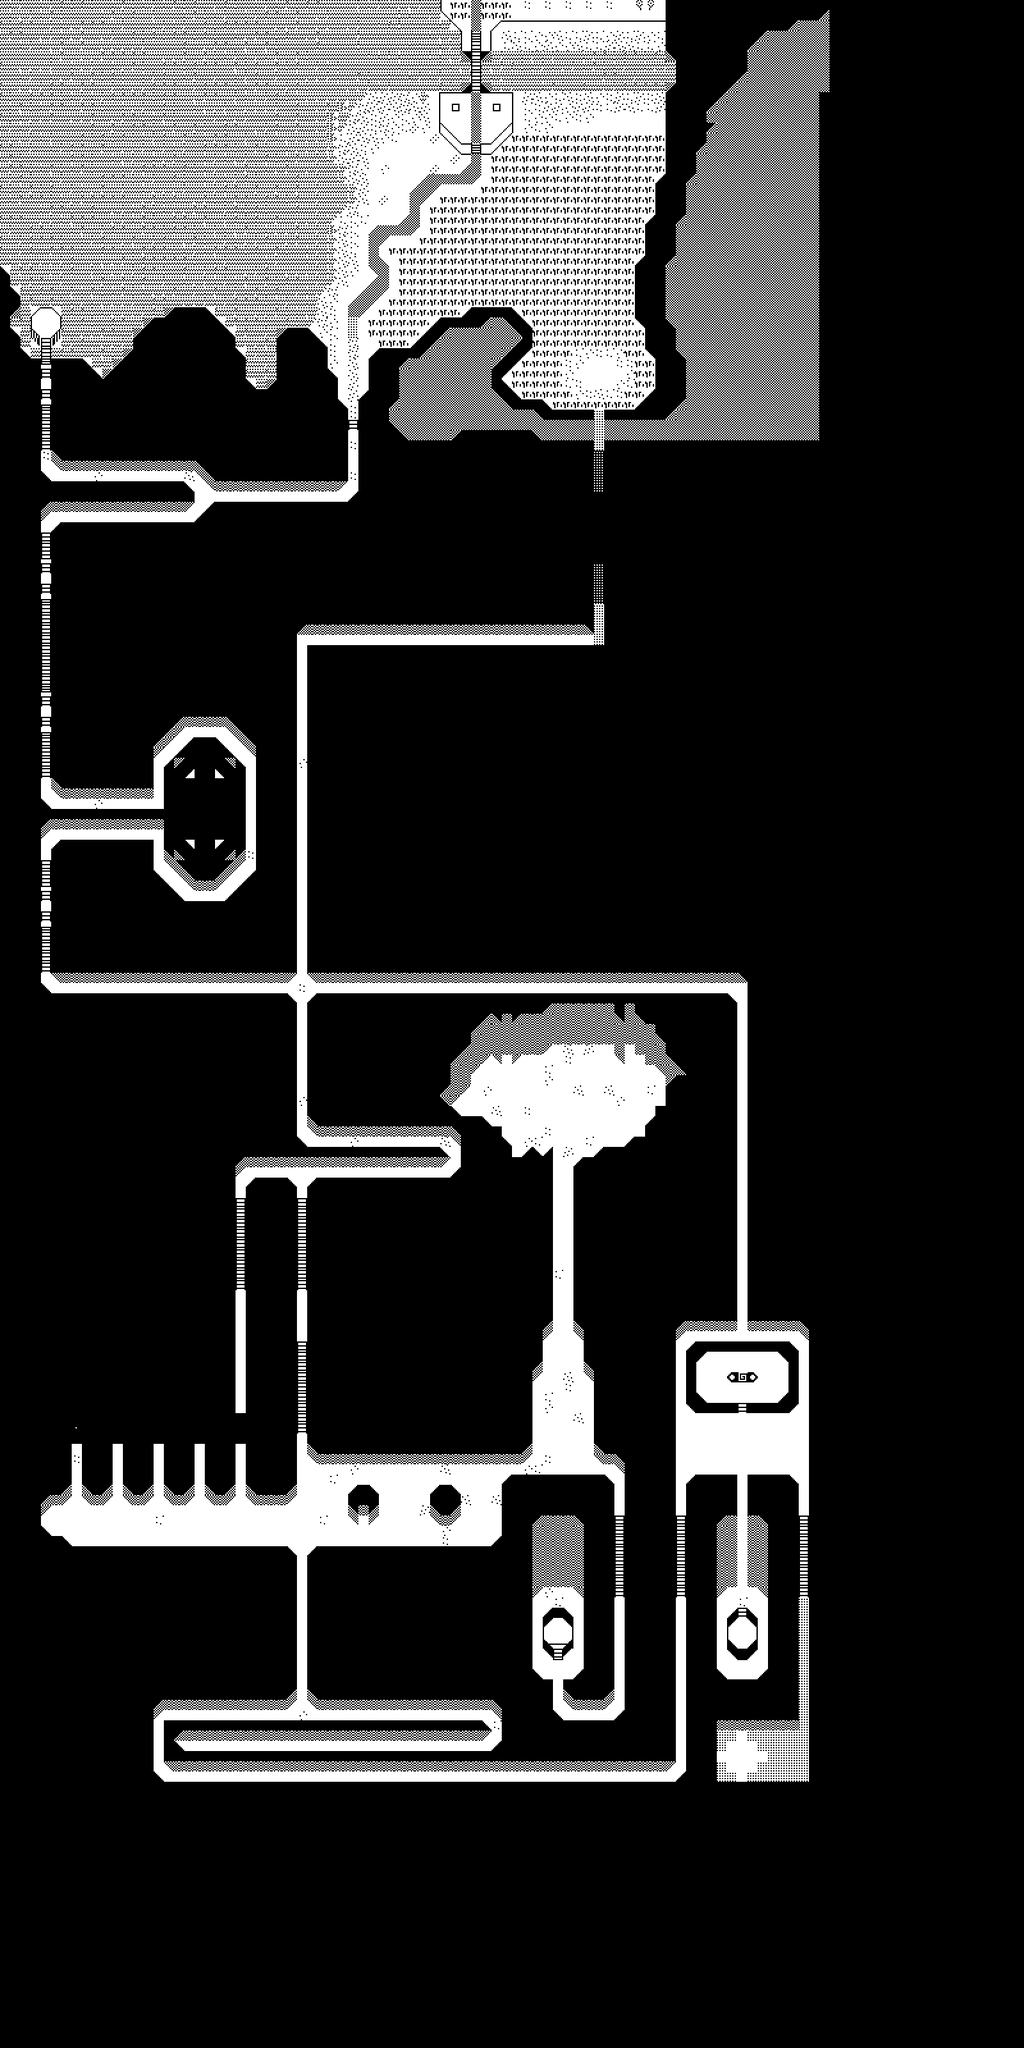

Rendered tile map (Tiled .tmx) drawn with the repository's tilesets; below, a short description and the map source with its tile grids summarised:
An orthogonal 100x200 tile map with 16x16 px tiles, 2 tile layers (background, blocked) and 9 objects (2x door, sign, hourglass, specs, tome, ...).

<map version="1.0" tiledversion="1.1.5" orientation="orthogonal" renderorder="right-down" width="100" height="200" tilewidth="16" tileheight="16" infinite="0" nextobjectid="38">
 <tileset firstgid="1" name="map_tileset" tilewidth="16" tileheight="16" tilecount="180" columns="20">
  <image source="../images/tileset3s.png" width="320" height="144" />
 </tileset>
 <layer name="background" width="100" height="200">
  <properties>
   <property name="tileset" value="map_tileset" />
  </properties>
  <data>[20000 cells, 6363 non-empty, 49 distinct tile ids]</data>
 </layer>
 <layer name="blocked" width="100" height="200">
  <properties>
   <property name="collision" type="bool" value="true" />
   <property name="tileset" value="map_tileset" />
  </properties>
  <data>[20000 cells, 17294 non-empty, 46 distinct tile ids]</data>
 </layer>
 <objectgroup name="objects">
  <properties>
   <property name="tileset" value="map_tileset" />
  </properties>
  <object id="10" name="door" type="door" x="1152" y="2144" width="16" height="16">
   <properties>
    <property name="group" value="doors" />
    <property name="next_level" value="act2" />
   </properties>
  </object>
  <object id="20" name="sign" type="sign" x="624" y="2336" width="16" height="16">
   <properties>
    <property name="group" value="npcs" />
    <property name="message" value="sign1_message" />
    <property name="texture" value="sign_spritesheet" />
   </properties>
  </object>
  <object id="12" name="hourglass" type="hourglass" x="792" y="1704">
   <properties>
    <property name="group" value="items" />
    <property name="message" value="hourglass_message" />
    <property name="texture" value="hourglass_spritesheet" />
   </properties>
  </object>
  <object id="24" name="specs" type="specs" x="368" y="2224" width="16" height="16">
   <properties>
    <property name="group" value="items" />
    <property name="message" value="specs_message" />
    <property name="texture" value="specs_spritesheet" />
   </properties>
  </object>
  <object id="25" name="tome" type="tome" x="1152" y="2544" width="16" height="16">
   <properties>
    <property name="group" value="items" />
    <property name="message" value="tome_message" />
    <property name="texture" value="tome_spritesheet" />
   </properties>
  </object>
  <object id="27" name="pipe" type="pipe" x="864" y="2544" width="16" height="16">
   <properties>
    <property name="group" value="items" />
    <property name="message" value="pipe_message" />
    <property name="texture" value="pipe_spritesheet" />
   </properties>
  </object>
  <object id="33" name="player" type="player" x="1152" y="2736" width="16" height="16">
   <properties>
    <property name="group" value="players" />
    <property name="texture" value="player_spritesheet" />
    <property name="walking_speed" value="200" />
   </properties>
  </object>
  <object id="34" name="door" type="door" x="736" y="136" width="16" height="16">
   <properties>
    <property name="group" value="doors" />
    <property name="next_level" value="screen2B" />
   </properties>
  </object>
  <object id="37" name="flower" type="flower" x="928" y="576" width="16" height="16">
   <properties>
    <property name="group" value="npcs" />
    <property name="message" value="flower_message" />
    <property name="texture" value="flower_spritesheet" />
   </properties>
  </object>
 </objectgroup>
</map>
